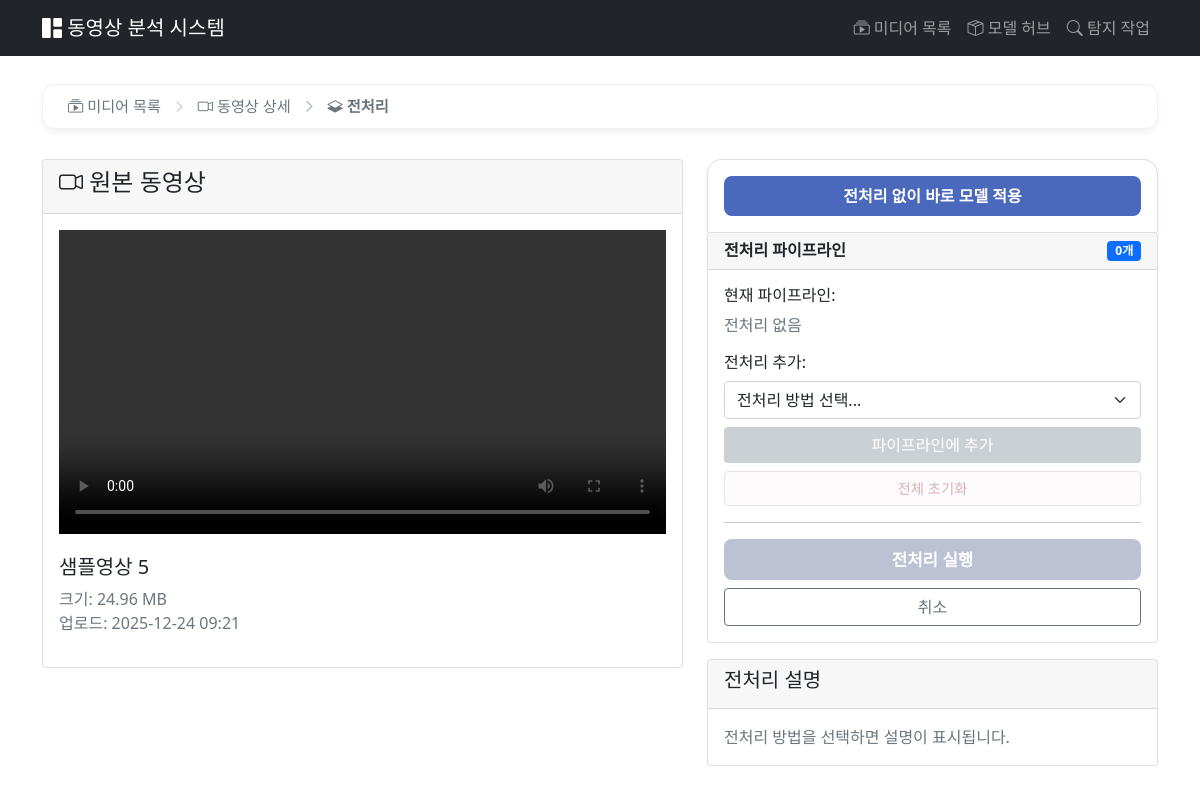
Page /analysis/start/6/ on the committed database.
### videos/models.py (models this page shows, shortened)
class Video(models.Model):
    title = models.CharField(max_length=200, verbose_name='제목')
    description = models.TextField(blank=True, verbose_name='설명')
    file = models.FileField(
        upload_to=video_upload_path,
        verbose_name='동영상 파일'
    )
    thumbnail = models.ImageField(
        upload_to=thumbnail_upload_path,
        blank=True,
        null=True,
        verbose_name='썸네일'
    )
    file_size = models.BigIntegerField(default=0, verbose_name='파일 크기')
    uploaded_at = models.DateTimeField(auto_now_add=True, verbose_name='업로드 시간')
    class Meta:
        verbose_name = '동영상'
        verbose_name_plural = '동영상들'
        ordering = ['-uploaded_at']
    def get_file_size_display(self):
        size = self.file_size
        for unit in ['B', 'KB', 'MB', 'GB', 'TB']:
            if size < 1024.0:
                return f"{size:.2f} {unit}"
            size /= 1024.0
        return f"{size:.2f} PB"

### analysis/views.py (the view, shortened to what this page needs)
# urls.py: path('start/<int:video_id>/', views.StartAnalysisView.as_view(), name='start_analysis'),
class StartAnalysisView(View):
    template_name = 'analysis/preprocessing.html'
    def _get_media(self, media_type, media_id):
        if media_type == 'image':
            return get_object_or_404(Image, pk=media_id)
        return get_object_or_404(Video, pk=media_id)
    def _get_ready_analysis(self, media, media_type):
        if media_type == 'image':
            analysis = Analysis.objects.filter(image=media, status='ready').first()
            if not analysis:
                analysis = Analysis.objects.create(image=media, status='ready')
            return analysis
        analysis = Analysis.objects.filter(video=media, status='ready').first()
        if not analysis:
            analysis = Analysis.objects.create(video=media, status='ready')
        return analysis
    def get(self, request, video_id):
        media_type = request.GET.get('type', 'video')
        media = self._get_media(media_type, video_id)
        analysis = self._get_ready_analysis(media, media_type)
        context = {
            'video': media,
            'media': media,
            'media_type': media_type,
            'analysis': analysis,
            'preprocessing_methods': VideoPreprocessor.PREPROCESSING_METHODS,
            'current_pipeline': analysis.get_pipeline_display(),
        }
        return render(request, self.template_name, context)

### analysis/models.py (called while the page is built, shortened)
    def get_pipeline_display(self):
        if not self.preprocessing_pipeline:
            return []

### analysis/templates/analysis/preprocessing.html (shortened to what this page needs)
{% extends 'videos/base.html' %}
{% block breadcrumb_items %}
<li class="custom-breadcrumb-item">
    {% if media_type == 'image' %}
    <a href="{% url 'image_detail' media.id %}">
        <i class="bi bi-image"></i> 이미지 상세
    </a>
    {% else %}
    <a href="{% url 'video_detail' media.id %}">
        <i class="bi bi-camera-video"></i> 동영상 상세
    </a>
    {% endif %}
</li>
<li class="custom-breadcrumb-item active" >
    <a href="{% url 'start_analysis' media.id %}">
        <i class="bi bi-layers-half"></i> 전처리
    </a>
</li>
{% endblock %}
{% block content %}
<div class="row">
    <div class="col-md-7">
        <div class="card mb-3">
            <div class="card-header">
                <h4>
                    {% if media_type == 'image' %}
                        <i class="bi bi-image"></i> 원본 이미지
                    {% else %}
                        <i class="bi bi-camera-video"></i> 원본 동영상
                    {% endif %}
                </h4>
            </div>
            <div class="card-body">
                {% if media_type == 'image' %}
                    <div class="text-center">
                        <img id="imageViewer" src="{{ media.file.url }}"
                             class="img-fluid rounded shadow-sm"
                             alt="{{ media.title }}"
                             style="max-height: 500px;">
                    </div>
                {% else %}
                    <video id="videoPlayer" width="100%" controls>
                        <source src="{% url 'serve_video' media.pk %}" type="video/mp4">
                    </video>
                {% endif %}
                <div class="mt-3">
                    <h5>{{ media.title }}</h5>
                    <p class="text-muted">
                        크기: {{ media.get_file_size_display }}<br>
                        업로드: {{ media.uploaded_at|date:"Y-m-d H:i" }}
                    </p>
                </div>
            </div>
        </div>
    </div>
    <div class="col-md-5">
        <div class="card mb-0 shadow-sm" style="border-bottom: none; border-radius: 15px 15px 0 0;">
            <div class="card-body text-center">
                <form method="post">
                    <button type="submit" class="btn w-100 py-2 fw-bold"
                            style="background-color: #4a69bd; color: #ffffff; border: none; border-radius: 8px;">
                        전처리 없이 바로 모델 적용
                    </button>
                </form>
            </div>
        </div>
        <div class="card mb-3">
            <div class="card-header d-flex justify-content-between align-items-center">
                <h6 class="mb-0 fw-bold">전처리 파이프라인</h6>
                <span class="badge bg-primary" id="pipelineCount">{{ current_pipeline|length }}개</span>
            </div>
            <div class="card-body">
                <div id="currentPipeline" class="mb-3">
                    <h6>현재 파이프라인:</h6>
                    <div id="pipelineList" class="list-group">
                        {% if current_pipeline %}
                            {% for step in current_pipeline %}
                            <div class="list-group-item d-flex justify-content-between align-items-center pipeline-item" data-index="{{ forloop.counter0 }}">
                                <div class="d-flex align-items-center flex-grow-1">
                                    <div class="drag-handle me-2" style="cursor: move;">
                                        <i class="bi bi-grip-vertical"></i>
                                    </div>
                                    <span>{{ forloop.counter }}. {{ step }}</span>
                                </div>
                                <div class="btn-group btn-group-sm">
                                    <button class="btn btn-outline-primary btn-sm move-up-btn" title="위로">
                                        <i class="bi bi-arrow-up"></i>
                                    </button>
                                    <button class="btn btn-outline-primary btn-sm move-down-btn" title="아래로">
                                        <i class="bi bi-arrow-down"></i>
                                    </button>
                                    <button class="btn btn-outline-danger btn-sm delete-btn" title="삭제">
                                        <i class="bi bi-trash"></i>
                                    </button>
                                </div>
                            </div>
                            {% endfor %}
                        {% else %}
                            <div class="text-muted" id="emptyMessage">전처리 없음</div>
                        {% endif %}
                    </div>
                </div>
                <h6>전처리 추가:</h6>
                <select id="preprocessingSelect" class="form-select mb-2">
                    <option value="">전처리 방법 선택...</option>
                </select>
                <div class="d-grid gap-2">
                    <button id="addStepBtn" class="btn text-white" style="background-color: #778ca3; border: none;" disabled>
                        파이프라인에 추가
                    </button>
                    <button id="clearPipelineBtn" class="btn w-100" style="background-color: #fff5f5; border: 1px solid #ffa8a8; color: #e03131; font-size: 0.9rem;"
                    {% if not current_pipeline %}disabled{% endif %}>
                        전체 초기화
                    </button>
                </div>
                <hr class="my-3">
                <div class="d-grid gap-2">
                    <button id="executeBtn" class="btn btn-lg w-100 py-2 fw-bold shadow-sm"
                        style="background-color: #4a69bd; color: #ffffff; border: none; border-radius: 8px; font-size: 1.05rem;"
                        {% if not current_pipeline %}disabled{% endif %}>
                        전처리 실행
                    </button>
                    <a href="{% url 'video_detail' video.pk %}" class="btn btn-outline-secondary">
                        취소
                    </a>
                </div>
            </div>
        </div>
        <div class="card">
            <div class="card-header">
                <h5>전처리 설명</h5>
            </div>
            <div class="card-body">
                <div id="methodDescription" class="text-muted">
                    전처리 방법을 선택하면 설명이 표시됩니다.
                </div>
            </div>
        </div>
    </div>
</div>
{% endblock %}

### videos/templates/videos/base.html (style rules this page uses)
body { padding-top: 60px; }
.custom-breadcrumb-item { font-size: 0.95rem; font-weight: 500; display: flex; align-items: center; }
.custom-breadcrumb-item a { color: #6c757d; text-decoration: none; transition: all 0.3s ease; }
.custom-breadcrumb-item.active { color: #212529; font-weight: 700; }
.custom-breadcrumb-item + .custom-breadcrumb-item::before { content: "\F285"; font-family: "bootstrap-icons"; margin: 0 12px; color: #adb5bd; font-size: 0.8rem; }

### analysis/templates/analysis/preprocessing.html (style rules this page uses)
button:disabled { opacity: 0.4 !important; filter: grayscale(50%); }

### rows in the picture
Video: title "샘플영상 5", file_size "24.96 MB", uploaded_at "2025-12-24 09:21"

### other values in the picture
{{ current_pipeline|length }} "0"
